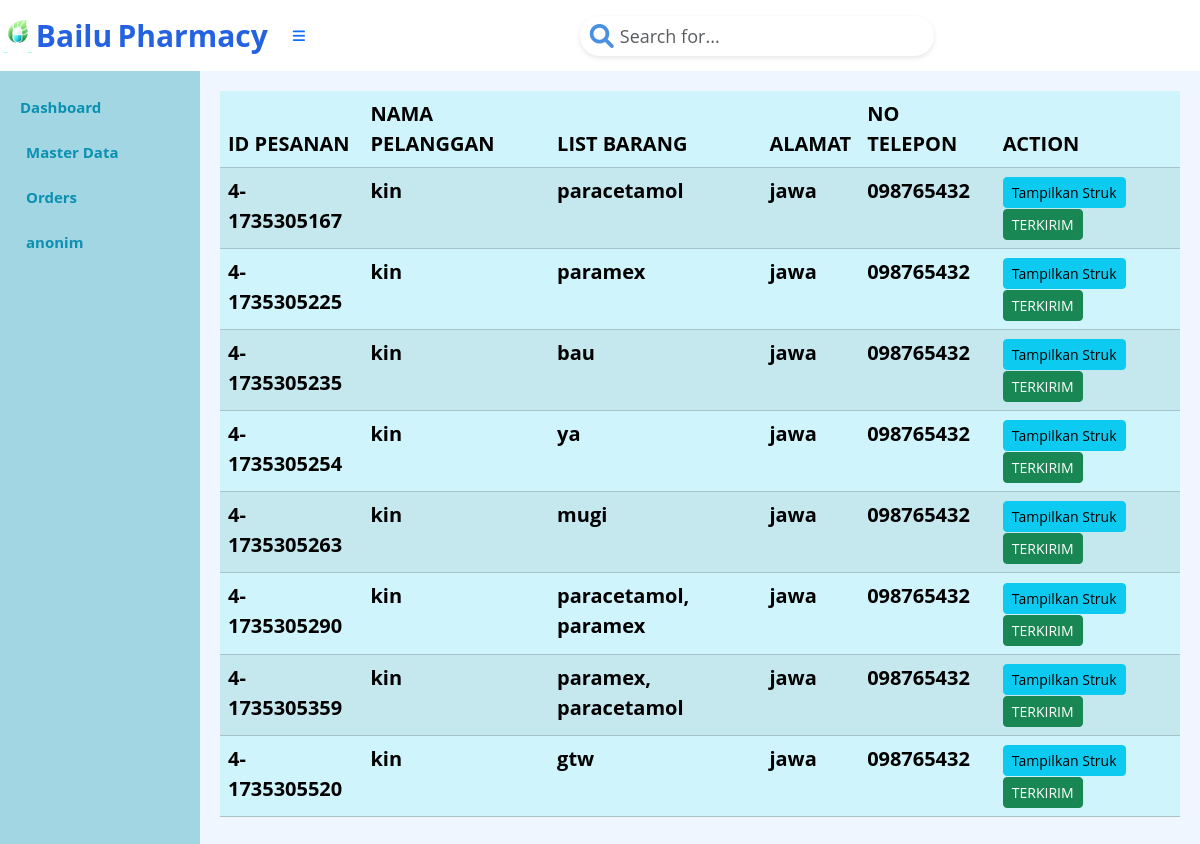
/index.php?page=pesanan (signed in), run on the app's committed database.
### tables this page shows
CREATE TABLE `tb_pesanan` (
  `Id_pesanan` varchar(50) NOT NULL,
  `tanggal_pemesanan` date NOT NULL,
  `Total_item` int(8) NOT NULL,
  `Harga_total` int(8) NOT NULL,
  `Id_pelanggan` int(4) NOT NULL,
  `status` enum('DIBATALKAN','PENDING','SELESAI') NOT NULL,
  PRIMARY KEY (`Id_pesanan`),
  KEY `Id_pelanggan` (`Id_pelanggan`),
  CONSTRAINT `tb_pesanan_ibfk_1` FOREIGN KEY (`Id_pelanggan`) REFERENCES `tb_pelanggan` (`Id_pelanggan`)
);

CREATE TABLE `tb_pelanggan` (
  `Id_pelanggan` int(4) NOT NULL AUTO_INCREMENT,
  `username` varchar(15) NOT NULL,
  `email` varchar(15) NOT NULL,
  `no_tlp` varchar(15) NOT NULL,
  `alamat` varchar(10) NOT NULL,
  `password` varchar(255) NOT NULL,
  PRIMARY KEY (`Id_pelanggan`)
);

### pesanan.php (the view, shortened to what this page needs)
<?php
$mysqli = new mysqli("localhost", "root", "", "apotek");
$result = $mysqli->query("
    SELECT
        p.Id_pesanan AS ID_Pesanan,
        pl.username AS Nama_Pelanggan,
        GROUP_CONCAT(o.Nama_Obat SEPARATOR ', ') AS Rincian_Obat,
        pl.alamat AS Alamat,
        pl.no_tlp AS No_Telepon,
        GROUP_CONCAT(CONCAT(o.Nama_Obat, ';', pd.jumlah_item, ';', pd.harga_satuan) SEPARATOR ', ') AS Detail_Obat
    FROM
        tb_pesanan p
    JOIN
        tb_pelanggan pl ON p.Id_pelanggan = pl.Id_pelanggan
    JOIN
        tb_pesanan_detail pd ON p.Id_pesanan = pd.Id_pesanan
    JOIN
        tb_obat o ON pd.Id_obat = o.Id_Obat
    WHERE
        p.status = 'PENDING'
    GROUP BY
        p.Id_pesanan, pl.username, pl.alamat, pl.no_tlp
");
?>
<table class="table table-info table-striped">
    <thead>
        <tr>
            <th>ID PESANAN</th>
            <th>NAMA PELANGGAN</th>
            <th>LIST BARANG</th>
            <th>ALAMAT</th>
            <th>NO TELEPON</th>
            <th>ACTION</th>
        </tr>
    </thead>
    <tbody>
        <?php foreach ($result as $row): ?>
            <tr>
                <td><?= htmlspecialchars($row['ID_Pesanan']) ?></td>
                <td><?= htmlspecialchars($row['Nama_Pelanggan']) ?></td>
                <td>
                    <?= htmlspecialchars($row['Rincian_Obat']) ?>
                </td>
                <td><?= htmlspecialchars($row['Alamat']) ?></td>
                <td><?= htmlspecialchars($row['No_Telepon']) ?></td>
                <td>
                    <button type="button" class="btn btn-info btn-sm" onclick="tampilkanStruk(<?= htmlspecialchars(json_encode($row)) ?>)">
                        Tampilkan Struk
                    </button>
                    <form action="penjualan.action.php" method="POST" style="display:inline;">
                        <button type="submit" class="btn btn-success btn-sm">TERKIRIM</button>
                    </form>
                </td>
            </tr>
        <?php endforeach; ?>
    </tbody>
</table>

### index.php (style rules this page uses)
body { background-color: #EFF6FF; font-family: 'Open Sans', sans-serif; font-weight: bold; font-size: 20px; color: #0B90B1; }

### data on the page
tb_pesanan: Id_pesanan "4-1735305167", Id_pelanggan.username "kin", Rincian_Obat "paracetamol", Id_pelanggan.alamat "jawa", Id_pelanggan.no_tlp "098765432"
tb_pesanan: Id_pesanan "4-1735305225", Id_pelanggan.username "kin", Rincian_Obat "paramex", Id_pelanggan.alamat "jawa", Id_pelanggan.no_tlp "098765432"
tb_pesanan: Id_pesanan "4-1735305235", Id_pelanggan.username "kin", Rincian_Obat "bau", Id_pelanggan.alamat "jawa", Id_pelanggan.no_tlp "098765432"
tb_pesanan: Id_pesanan "4-1735305254", Id_pelanggan.username "kin", Rincian_Obat "ya", Id_pelanggan.alamat "jawa", Id_pelanggan.no_tlp "098765432"
tb_pesanan: Id_pesanan "4-1735305263", Id_pelanggan.username "kin", Rincian_Obat "mugi", Id_pelanggan.alamat "jawa", Id_pelanggan.no_tlp "098765432"
tb_pesanan: Id_pesanan "4-1735305290", Id_pelanggan.username "kin", Rincian_Obat "paracetamol, paramex", Id_pelanggan.alamat "jawa", Id_pelanggan.no_tlp "098765432"
tb_pesanan: Id_pesanan "4-1735305359", Id_pelanggan.username "kin", Rincian_Obat "paramex, paracetamol", Id_pelanggan.alamat "jawa", Id_pelanggan.no_tlp "098765432"
tb_pesanan: Id_pesanan "4-1735305520", Id_pelanggan.username "kin", Rincian_Obat "gtw", Id_pelanggan.alamat "jawa", Id_pelanggan.no_tlp "098765432"

### other printed values
$_SESSION['username'] "anonim"
